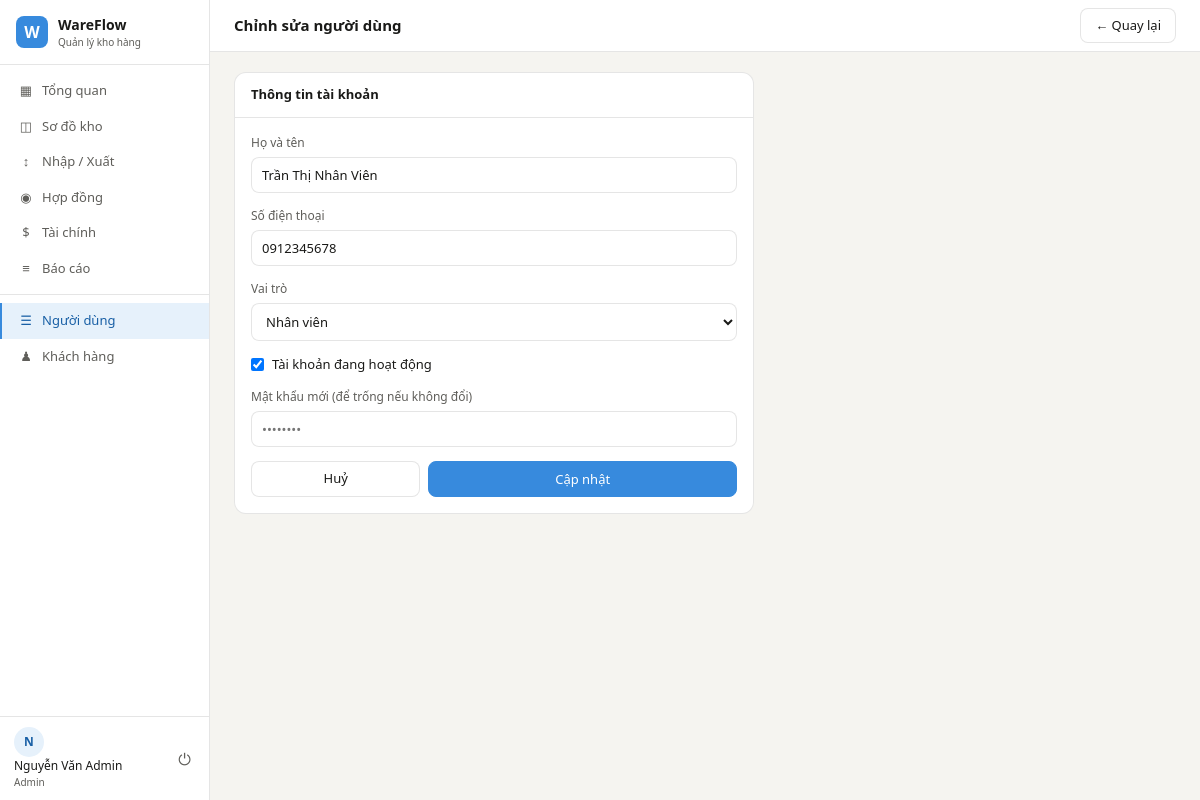
Screenshot of /auth/users/2/edit (signed in) with the database file from the repository.
### app/models/__init__.py (models this page shows, shortened)
class User(UserMixin, db.Model):
    __tablename__ = 'users'
    id           = db.Column(db.Integer, primary_key=True)
    username     = db.Column(db.String(80), unique=True, nullable=False)
    email        = db.Column(db.String(120), unique=True, nullable=False)
    password_hash = db.Column(db.String(256), nullable=False)
    full_name    = db.Column(db.String(150))
    phone        = db.Column(db.String(20))
    role         = db.Column(db.String(20), default=UserRole.STAFF.value)
    is_active    = db.Column(db.Boolean, default=True)
    created_at   = db.Column(db.DateTime, default=datetime.utcnow)
    def is_admin(self):
        return self.role == UserRole.ADMIN.value

### app/routes/auth.py (the view, shortened to what this page needs)
@auth_bp.route('/users/<int:user_id>/edit', methods=['GET', 'POST'])
@login_required
def user_edit(user_id):
    if not current_user.is_admin():
        flash('Bạn không có quyền thực hiện thao tác này.', 'danger')
        return redirect(url_for('dashboard.index'))
    user = User.query.get_or_404(user_id)
    return render_template('auth/user_form.html', roles=UserRole, user=user)

### app/models/__init__.py (called while the page is built)
@login_manager.user_loader
def load_user(user_id):
    return User.query.get(int(user_id))

### run.py (called while the page is built)
@app.context_processor
def inject_globals():
    from datetime import datetime
    return {'now': datetime.now()}

### app/templates/auth/user_form.html (shortened to what this page needs)
{% extends 'base.html' %}
{% block page_title %}{{ 'Chỉnh sửa' if user else 'Thêm mới' }} người dùng{% endblock %}
{% block topbar_actions %}
<a href="{{ url_for('auth.user_list') }}" class="btn">← Quay lại</a>
{% endblock %}
{% block content %}
<div style="max-width:520px">
  <div class="panel">
    <div class="panel-header"><span class="panel-title">Thông tin tài khoản</span></div>
    <div class="panel-body">
      <form method="POST">
        <div class="form-group">
          <label class="form-label">Họ và tên</label>
          <input type="text" name="full_name" class="form-control" value="{{ user.full_name if user else '' }}"
            placeholder="Nguyễn Văn A">
        </div>
        <div class="form-group">
          <label class="form-label">Số điện thoại</label>
          <input type="text" name="phone" class="form-control" value="{{ user.phone if user else '' }}"
            placeholder="0901234567">
        </div>
        <div class="form-group">
          <label class="form-label">Vai trò</label>
          <select name="role" class="form-control">
            <option value="staff" {{ 'selected' if user and user.role=='staff' }}>Nhân viên</option>
          </select>
        </div>
        {% if user %}
        <div class="form-group">
          <label style="display:flex;align-items:center;gap:8px;cursor:pointer;font-size:13px">
            <input type="checkbox" name="is_active" {{ 'checked' if user.is_active }}>
            Tài khoản đang hoạt động
          </label>
        </div>
        {% endif %}
        <div class="form-group">
          <label class="form-label">
            {{ 'Mật khẩu mới (để trống nếu không đổi)' if user else 'Mật khẩu *' }}
          </label>
          <input type="password" name="{{ 'new_password' if user else 'password' }}" class="form-control"
            placeholder="••••••••" {{ 'required' if not user }}>
        </div>
        <div style="display:flex;gap:8px;margin-top:8px">
          <a href="{{ url_for('auth.user_list') }}" class="btn" style="flex:1;justify-content:center">Huỷ</a>
          <button type="submit" class="btn btn-primary" style="flex:2;justify-content:center">
            {{ 'Cập nhật' if user else 'Tạo tài khoản' }}
          </button>
        </div>
      </form>
    </div>
  </div>
</div>
{% endblock %}

### app/templates/base.html (shortened to what this page needs)
<!DOCTYPE html>
<html lang="vi">
<head>
  <link rel="stylesheet" href="{{ url_for('static', filename='css/main.css') }}">
</head>
<body>
{% if current_user.is_authenticated %}
<div class="app-layout">
  <aside class="sidebar">
    <div class="sidebar-logo">
      <div class="logo-icon">W</div>
      <div>
        <div class="logo-name">WareFlow</div>
        <div class="logo-sub">Quản lý kho hàng</div>
      </div>
    </div>
    <nav class="sidebar-nav">
      <a href="{{ url_for('dashboard.index') }}"
         class="nav-item {% if request.endpoint == 'dashboard.index' %}active{% endif %}">
        <span class="nav-icon">▦</span> Tổng quan
      </a>
      <a href="{{ url_for('warehouse.index') }}"
         class="nav-item {% if 'warehouse' in request.endpoint %}active{% endif %}">
        <span class="nav-icon">◫</span> Sơ đồ kho
      </a>
      <a href="{{ url_for('logistics.index') }}"
         class="nav-item {% if 'logistics' in request.endpoint %}active{% endif %}">
        <span class="nav-icon">↕</span> Nhập / Xuất
      </a>
      <a href="{{ url_for('contracts.index') }}"
         class="nav-item {% if 'contracts' in request.endpoint %}active{% endif %}">
        <span class="nav-icon">◉</span> Hợp đồng
      </a>
      {% if current_user.is_admin() %}
      <a href="{{ url_for('billing.index') }}"
         class="nav-item {% if 'billing' in request.endpoint %}active{% endif %}">
        <span class="nav-icon">$</span> Tài chính
      </a>
      <a href="{{ url_for('reports.index') }}"
         class="nav-item {% if 'reports' in request.endpoint %}active{% endif %}">
        <span class="nav-icon">≡</span> Báo cáo
      </a>
      {% endif %}
      <div class="nav-divider"></div>
      {% if current_user.is_admin() %}
      <a href="{{ url_for('auth.user_list') }}"
         class="nav-item {% if 'auth' in request.endpoint %}active{% endif %}">
        <span class="nav-icon">☰</span> Người dùng
      </a>
      <a href="{{ url_for('contracts.customer_list') }}"
         class="nav-item">
        <span class="nav-icon">♟</span> Khách hàng
      </a>
      {% endif %}
    </nav>
    <div class="sidebar-footer">
      <div class="user-info">
        <div class="user-avatar">{{ current_user.full_name[0] if current_user.full_name else current_user.username[0] }}</div>
        <div>
          <div class="user-name">{{ current_user.full_name or current_user.username }}</div>
          <div class="user-role">{{ current_user.role | capitalize }}</div>
        </div>
      </div>
      <a href="{{ url_for('auth.logout') }}" class="logout-btn" title="Đăng xuất">⏻</a>
    </div>
  </aside>
  <div class="main-content">
    <header class="topbar">
      <h1 class="page-title">{% block page_title %}{% endblock %}</h1>
      <div class="topbar-actions">{% block topbar_actions %}{% endblock %}</div>
    </header>
    <div class="content-body">
      {% block content %}{% endblock %}
    </div>
  </div>
</div>
{% else %}
  {% block auth_content %}{% endblock %}
{% endif %}
</body>
</html>

### app/static/css/main.css (style rules this page uses)
:root { --blue: #378ADD; --blue-dark: #185FA5; --blue-bg: #E6F1FB; --green: #3B6D11; --green-bg: #EAF3DE; --amber: #BA7517; --amber-bg: #FAEEDA; --red: #A32D2D; --red-bg: #FCEBEB; --pink: #993556; --pink-bg: #FBEAF0; --gray: #888780; --gray-bg: #F1EFE8; --text: #1a1a18; --text-muted:#5F5E5A; --border: rgba(0,0,0,0.10); --bg: #F5F4F0; --surface: #FFFFFF; --sidebar-w: 210px; --topbar-h: 52px; --radius: 8px; --radius-lg: 12px; }
* { box-sizing: border-box; margin: 0; padding: 0; }
body { font-family: 'Segoe UI', system-ui, sans-serif; font-size: 14px; color: var(--text); background: var(--bg); line-height: 1.5; }
a { text-decoration: none; color: inherit; }
.app-layout { display: flex; height: 100vh; overflow: hidden; }
.sidebar { width: var(--sidebar-w); background: var(--surface); border-right: 1px solid var(--border); display: flex; flex-direction: column; flex-shrink: 0; }
.sidebar-logo { display: flex; align-items: center; gap: 10px; padding: 14px 16px; border-bottom: 1px solid var(--border); }
.logo-icon { width: 32px; height: 32px; background: var(--blue); color: #fff; border-radius: 8px; display: flex; align-items: center; justify-content: center; font-weight: 700; font-size: 16px; }
.logo-name { font-weight: 600; font-size: 14px; }
.logo-sub { font-size: 10px; color: var(--text-muted); }
.sidebar-nav { flex: 1; padding: 8px 0; overflow-y: auto; }
.nav-item { display: flex; align-items: center; gap: 8px; padding: 8px 16px; font-size: 13px; color: var(--text-muted); border-left: 2px solid transparent; transition: all 0.12s; cursor: pointer; }
.nav-item.active { background: var(--blue-bg); color: var(--blue-dark); border-left-color: var(--blue); font-weight: 500; }
.nav-icon { font-size: 13px; width: 16px; text-align: center; }
.nav-divider { height: 1px; background: var(--border); margin: 8px 0; }
.sidebar-footer { border-top: 1px solid var(--border); padding: 10px 14px; display: flex; align-items: center; gap: 8px; }
.user-avatar { width: 30px; height: 30px; border-radius: 50%; background: var(--blue-bg); color: var(--blue-dark); display: flex; align-items: center; justify-content: center; font-weight: 600; font-size: 12px; flex-shrink: 0; }
.user-name { font-size: 12px; font-weight: 500; }
.user-role { font-size: 10px; color: var(--text-muted); }
.logout-btn { margin-left: auto; color: var(--text-muted); font-size: 16px; padding: 4px; cursor: pointer; border-radius: 4px; }
.main-content { flex: 1; display: flex; flex-direction: column; overflow: hidden; }
.topbar { height: var(--topbar-h); background: var(--surface); border-bottom: 1px solid var(--border); padding: 0 24px; display: flex; align-items: center; justify-content: space-between; flex-shrink: 0; }
.page-title { font-size: 15px; font-weight: 600; }
.topbar-actions { display: flex; align-items: center; gap: 8px; }
.content-body { flex: 1; overflow-y: auto; padding: 20px 24px; }
.panel { background: var(--surface); border: 1px solid var(--border); border-radius: var(--radius-lg); overflow: hidden; }
.panel-header { padding: 12px 16px; border-bottom: 1px solid var(--border); display: flex; align-items: center; justify-content: space-between; }
.panel-title { font-size: 13px; font-weight: 600; }
.panel-body { padding: 16px; }
.btn { display: inline-flex; align-items: center; gap: 6px; padding: 7px 14px; border-radius: var(--radius); border: 1px solid var(--border); background: var(--surface); color: var(--text); font-size: 13px; font-family: inherit; cursor: pointer; transition: all 0.12s; white-space: nowrap; }
.btn-primary { background: var(--blue); color: #fff; border-color: var(--blue); }
.form-group { margin-bottom: 14px; }
.form-label { display: block; font-size: 12px; font-weight: 500; color: var(--text-muted); margin-bottom: 5px; }
.form-control { width: 100%; padding: 8px 10px; border: 1px solid var(--border); border-radius: var(--radius); font-size: 13px; font-family: inherit; color: var(--text); background: var(--surface); transition: border-color 0.12s; }
select.form-control { cursor: pointer; }

### rows the page displays
User: full_name "N", full_name "Nguyễn Văn Admin", role "Admin"
User: full_name "Trần Thị Nhân Viên", phone "0912345678"

### other values shown
{{ 'Chỉnh sửa' if user else 'Thêm mới' }} "Chỉnh sửa"
{{ 'Mật khẩu mới (để trống nếu không đổi)' if user else 'Mật khẩu *' }} "Mật khẩu mới (để trống nếu không đổi)"
{{ 'Cập nhật' if user else 'Tạo tài khoản' }} "Cập nhật"
